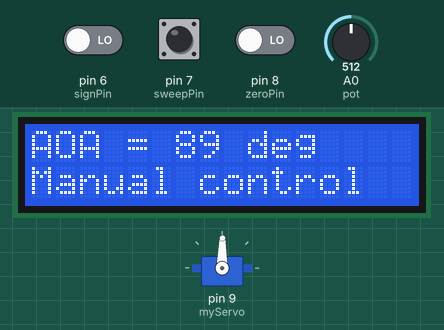
Recording of a sketch running on a simulated Arduino Uno, built with avr-gcc and run on an emulated ATmega328P. Parts: 16×2 character LCD, servo. The test bench sets the inputs (shaded band); at power-on: pin 7 (sweepPin) LOW, pin 6 (signPin) LOW, A0 (pot) = 512, pin 8 (zeroPin) LOW. What the sketch prints to the serial monitor is not drawn.

Above: at 4.2 s.
4.3 s: pin 7 (sweepPin) pulled HIGH for 0.15 s
5.0 s: pin 6 (signPin) driven HIGH
6.7 s: pin 7 (sweepPin) pulled HIGH for 0.15 s
At 7.04 s:
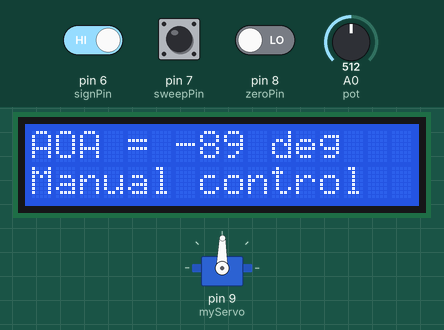
7.4 s: A0 (pot) set to 0
At 7.9 s:
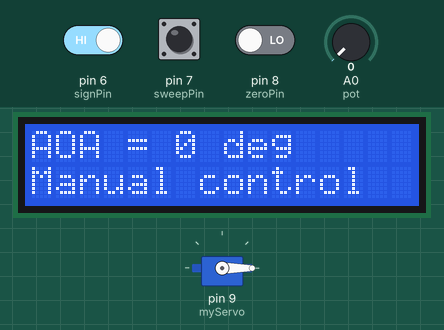
9.0 s: A0 (pot) set to 122
At 9.1 s:
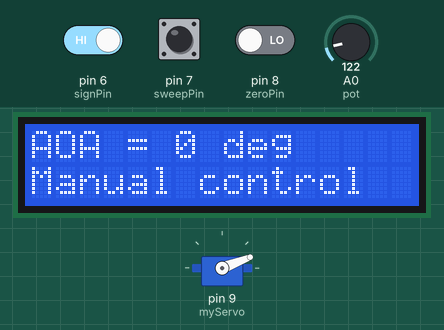
10.9 s: A0 (pot) set to 716
At 11.06 s:
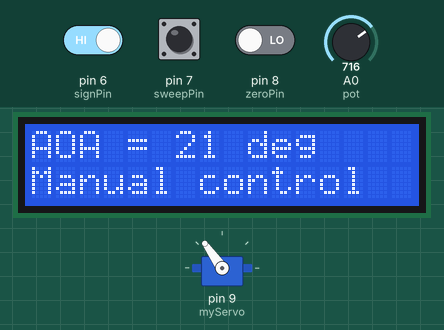
Timing chart, 0 to 13.8 s (numbered marks = the images above; inputs shaded):
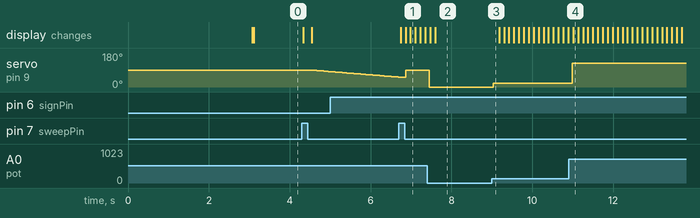

Measured:
- after the input at 4.3 s, servo on pin 9 (myServo): 89° → 82° after 0.30 s
- after the input at 6.7 s, the display: first changes at once (image 1 shows a later state)
- after the input at 7.4 s, servo on pin 9 (myServo): 89° → 0° after 0.05 s; the display: first differs from a run without the input after 0.19 s (image 2)
- after the input at 9.0 s, servo on pin 9 (myServo): 0° → 21° at once
- after the input at 10.9 s, servo on pin 9 (myServo): 21° → 125° after 0.09 s

The sketch:

servoControlPanel.ino
```cpp
// (licence header left out)
#include <LiquidCrystal.h>
#include <Servo.h>
LiquidCrystal lcd(12, 11, 5, 4, 3, 2);
Servo myServo;

int const signPin = 6;  // button to switch sign of the angle
int const sweepPin = 7; // button to turn auto angle sweep on/off
int const zeroPin = 8;  // button to set reference
int const pot = A0;     // potentiometer that controls angle/rate
int potVal;             // value of the angle/rate
int angle;              // angle of the servo
int rotDelay;           // speed of the servo (delay between angles)
int zero = 0;           // reference angle of attack
int signSwitch = 1;     // sign of the angle (positive or negative)
int alpha;              // angle of attack
int sweepState = 0;     // auto sweep state (on/off)
int lowLimit = -30;     // low angle limit for auto sweep
int highLimit = 60;     // high angle limit for auto sweep
int newLowLimit;        // low limit angle from the zero
int newHighLimit;       // high limit angle from the zero

void setup() {
  pinMode(zeroPin, INPUT);
  pinMode(signPin, INPUT);

  lcd.begin(16, 2);
  lcd.print("Angle of attack");
  lcd.setCursor(0, 1);
  lcd.print("control panel");
  delay(3000);
  lcd.clear();

  myServo.attach(9);  // servo is attached to pin 9
  Serial.begin(9600);
}

void loop() {

  // if the zero button is pressed the angle of attack is set to 0
  if (digitalRead(zeroPin) == HIGH) {
    zero = angle;
    // centers the auto sweep limits around the new zero
    newLowLimit = lowLimit + zero;
    newHighLimit = highLimit + zero;
    Serial.print("Setting low angle limit: ");
    Serial.println(newLowLimit);
    Serial.print("Setting high angle limit: ");
    Serial.println(newHighLimit);
    delay(100);
  }

  // if the sign button is pressed changes the sign of the angle
  if (digitalRead(signPin) == HIGH) {
    signSwitch = -1 * signSwitch;
    delay(100);
  }

  alpha = signSwitch * (angle - zero);   // angle of attack respect to reference

  // check if auto sweep button has been pressed
  if (digitalRead(sweepPin) == HIGH) {
    sweepState = 1;
    Serial.print("Auto sweep state = ");
    Serial.println(sweepState);
    lcd.clear();
    delay(100);
  }

  // turn on auto sweep if auto sweep button has been pressed
  if (sweepState == 1) {

    // check if alpha range is out of servo range
    if (newLowLimit < 0 || newLowLimit > 179) {
      newLowLimit = 0;
      Serial.print("Actual low angle limit: ");
      Serial.println(newLowLimit);
    }
    if (newHighLimit > 179 || newHighLimit < 0) {
      newHighLimit = 179;
      Serial.print("Actual high angle limit: ");
      Serial.println(newHighLimit);
    }

    // if auto sweep button has been released
    if (digitalRead(sweepPin) == LOW) {

      lcd.home();
      lcd.print(lowLimit);
      lcd.print(" < AOA < ");
      lcd.print(highLimit);
      lcd.setCursor(0, 1);
      lcd.print("Auto sweep ON");

      // check the angle sign to assign correct sweep angles sequence
      if (signSwitch == 1) {
        angle = zero + alpha;
      }
      else {
        angle = zero - alpha;
        newHighLimit = -lowLimit + zero;
        newLowLimit = -highLimit + zero;
      }

      while (angle < newHighLimit) {
        // assign delay between angles, varying servo rotational speed
        potVal = analogRead(pot);
        Serial.print("potVal: ");
        Serial.print(potVal);
        rotDelay = map(potVal, 0, 1023, 15, 100);
        Serial.print(", rotDelay: ");
        Serial.print(rotDelay);
        Serial.println(" ms");
        myServo.write(angle);
        delay(rotDelay);

        // if during loop auto sweep button is pressed exit the loop
        if (digitalRead(sweepPin) == HIGH) {
          sweepState = 0;
          Serial.print("Auto sweep state = ");
          Serial.println(sweepState);
          lcd.clear();
          delay(100);
          goto manual;
        }
        angle++;
      }

      while (angle > newLowLimit) {
        // assign delay between angles, varying servo rotational speed
        potVal = analogRead(pot);
        Serial.print("potVal: ");
        Serial.print(potVal);
        rotDelay = map(potVal, 0, 1023, 15, 100);
        Serial.print(", rotDelay: ");
        Serial.print(rotDelay);
        Serial.println(" ms");
        myServo.write(angle);
        delay(rotDelay);

        // if during loop auto sweep button is pressed exit the loop
        if (digitalRead(sweepPin) == HIGH) {
          sweepState = 0;
          Serial.print("Auto sweep state = ");
          Serial.println(sweepState);
          lcd.clear();
          delay(100);
          goto manual;
        }
        angle--;
      }

    }
  }
  else {  // if auto sweep is turned off
    manual:   // label destination of interrupted loop
    lcd.setCursor(0, 1);
    lcd.print("Manual control");

    potVal = analogRead(pot);
    Serial.print("potVal: ");
    Serial.print(potVal);
    angle = map(potVal, 0, 1023, 0, 179);
    Serial.print(", angle: ");
    Serial.print(angle);
    myServo.write(angle);
    delay(15);
    Serial.print(", zero: ");
    Serial.print(zero);
    Serial.print(", AOA: ");
    Serial.println(alpha);

    lcd.home();
    lcd.print("AOA = ");
    // To avoid overlapping text among readings I must use blank
    // characters (space) when needed over the four predicted positions.

    // between -179 and -100 four digits are assigned
    if (alpha >= -179 && alpha <= -100) {
      lcd.print(alpha);
      lcd.print(" deg");  // no space after
    }
    // between -99 and -10 three digits are assigned
    else if (alpha >= -99 && alpha <= -10) {
      lcd.print(alpha);
      lcd.print(" deg ");  // one space after
    }
    // between -9 and -1 two digits are assigned
    else if (alpha >= -9 && alpha <= -1) {
      lcd.print(alpha);
      lcd.print(" deg  ");  // two spaces after
    }
    // between 0 and 9 only one digit is assigned
    else if (alpha >= 0 && alpha <= 9) {
      lcd.print(alpha);
      lcd.print(" deg   ");  // three spaces after
    }
    // between 10 and 99 two digits are assigned
    else if (alpha >= 10 && alpha <= 99) {
      lcd.print(alpha);
      lcd.print(" deg  ");  // two spaces after
    }
    // between 100 and 179 three digits are assigned
    else if (alpha >= 100 && alpha <= 179) {
      lcd.print(alpha);
      lcd.print(" deg ");  // one spaces after
    }
    // out of -179,+179 the servo cannot rotate
    else {
      lcd.home();
      lcd.print("Error: signal");
      lcd.setCursor(0,1);
      lcd.print("out of range.");
      delay(1000);
      lcd.clear();
    }
  }
}
```
